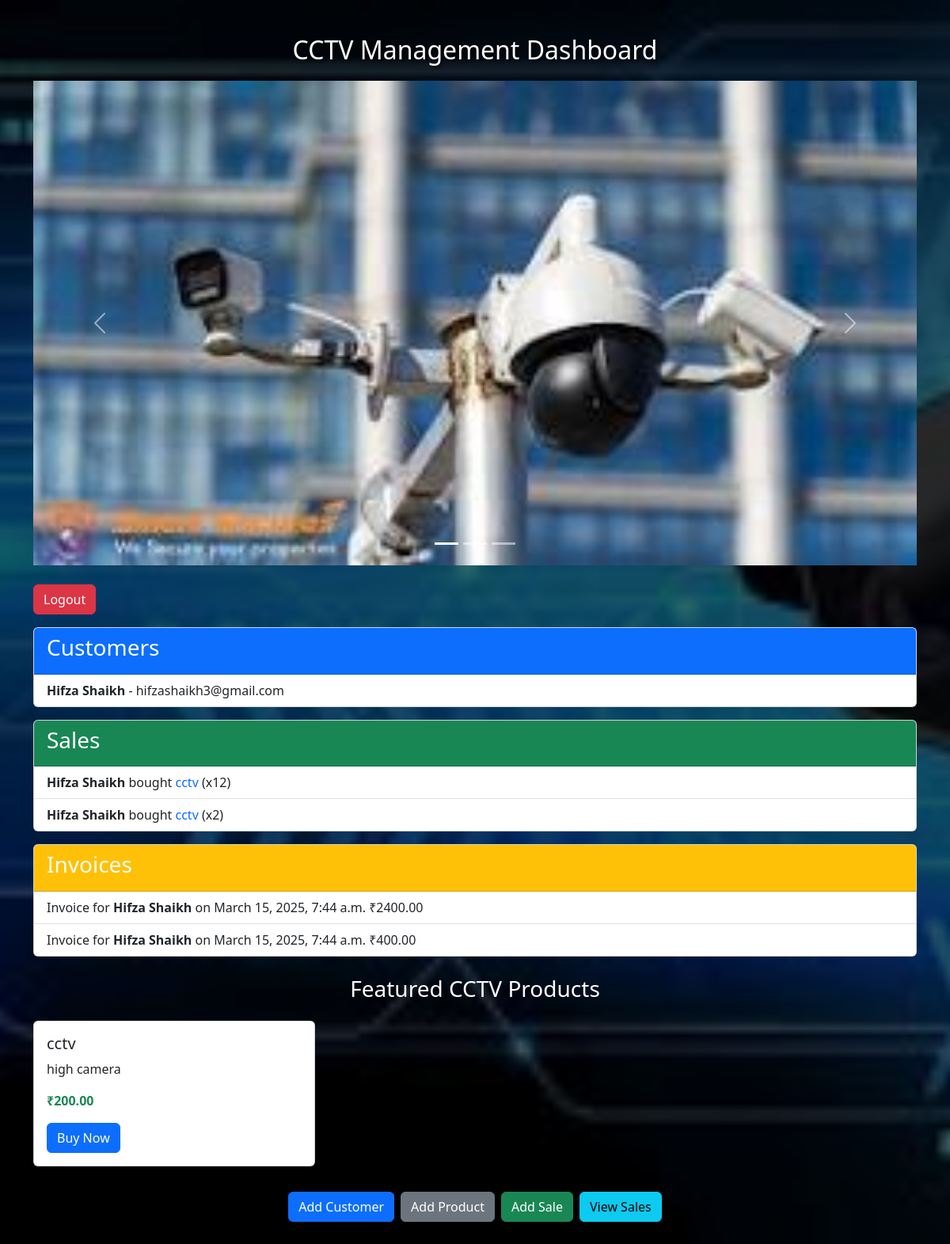
The page /dashboard/ (signed in) on the database its author committed.
### management/models.py (models this page shows, shortened)
class Customer(models.Model):
    name = models.CharField(max_length=255)
    email = models.EmailField(unique=True)
    phone = models.CharField(max_length=15)
    address = models.TextField()

class Sale(models.Model):
    customer = models.ForeignKey(Customer, on_delete=models.CASCADE)
    product = models.ForeignKey(Product, on_delete=models.CASCADE)
    quantity = models.IntegerField()
    sale_date = models.DateTimeField(auto_now_add=True)
    def total_price(self):
        return self.quantity * self.product.price

class Product(models.Model):
    name = models.CharField(max_length=255)
    description = models.TextField()
    price = models.DecimalField(max_digits=10, decimal_places=2)

class Invoice(models.Model):
    sale = models.ForeignKey(Sale, on_delete=models.CASCADE)
    invoice_date = models.DateTimeField(auto_now_add=True)

### management/views.py (the view)
# urls.py: path('dashboard/', dashboard, name='dashboard'),
@login_required
def dashboard(request):
    customers = Customer.objects.all()
    sales = Sale.objects.filter(id__isnull=False)
    invoices = Invoice.objects.all()
    p=Product.objects.all()
    return render(request, 'management/dashboard.html', {
        'customers': customers,
        'sales': sales,
        'invoices': invoices,
        'products':p
    })

### management/templates/management/dashboard.html (shortened to what this page needs)
<!DOCTYPE html>
<html lang="en">
<head>
    {% load static %}
    <link href="https://cdn.jsdelivr.net/npm/bootstrap@5.3.0/dist/css/bootstrap.min.css" rel="stylesheet">
</head>
<body>
<div class="overlay">
    <div class="container mt-4">
        <h2 class="dashboard-title">CCTV Management Dashboard</h2>
        <div id="cctvCarousel" class="carousel slide mb-4" data-bs-ride="carousel">
            <div class="carousel-indicators">
                <button type="button" data-bs-target="#cctvCarousel" data-bs-slide-to="0" class="active"></button>
                <button type="button" data-bs-target="#cctvCarousel" data-bs-slide-to="1"></button>
                <button type="button" data-bs-target="#cctvCarousel" data-bs-slide-to="2"></button>
            </div>
            <div class="carousel-inner">
                <div class="carousel-item active">
                    <img class="d-block w-100" alt="CCTV Security">
                </div>
            </div>
            <button class="carousel-control-prev" type="button" data-bs-target="#cctvCarousel" data-bs-slide="prev">
                <span class="carousel-control-prev-icon"></span>
            </button>
            <button class="carousel-control-next" type="button" data-bs-target="#cctvCarousel" data-bs-slide="next">
                <span class="carousel-control-next-icon"></span>
            </button>
        </div>
        <form method="post" action="{% url 'logout' %}" style="display: inline;">
            <button type="submit" class="btn btn-danger">Logout</button>
        </form>
        <div class="card my-3">
            <div class="card-header bg-primary text-white">
                <h3>Customers</h3>
            </div>
            <ul class="list-group list-group-flush">
                {% for customer in customers %}
                    <li class="list-group-item">
                        <strong>{{ customer.name }}</strong> - {{ customer.email }}
                    </li>
                {% empty %}
                    <li class="list-group-item text-muted">No customers available</li>
                {% endfor %}
            </ul>
        </div>
        <div class="card my-3">
            <div class="card-header bg-success text-white">
                <h3>Sales</h3>
            </div>
            <ul class="list-group list-group-flush">
                {% for sale in sales %}
                    <li class="list-group-item">
                        <strong>{{ sale.customer.name }}</strong> bought
                        <span class="text-primary">{{ sale.product.name }}</span> (x{{ sale.quantity }})
                    </li>
                {% empty %}
                    <li class="list-group-item text-muted">No sales recorded</li>
                {% endfor %}
            </ul>
        </div>
        <div class="card my-3">
            <div class="card-header bg-warning text-white">
                <h3>Invoices</h3>
            </div>
            <ul class="list-group list-group-flush">
                {% for invoice in invoices %}
                {% for sale in sales %}
                    <li class="list-group-item">
                        Invoice for <strong>{{ invoice.sale.customer.name }}</strong> on {{ invoice.invoice_date }} ₹{{ sale.total_price }}
                    </li>
                {% empty %}
                    <li class="list-group-item text-muted">No invoices available</li>
                {% endfor %}
                {% endfor %}
            </ul>
        </div>
        <h3 class="text-white text-center my-4">Featured CCTV Products</h3>
        <div class="row">
            {% for product in products %}
                <div class="col-md-4 mb-3">
                    <div class="card custom-card">
                          <div class="card-body">
                            <h5 class="card-title">{{ product.name }}</h5>
                            <p class="card-text">{{ product.description }}</p>
                            <p class="text-success"><strong>₹{{ product.price }}</strong></p>
                            <a href="{% url 'add_sale' %}" class="btn btn-primary">Buy Now</a>
                        </div>
                    </div>
                </div>
            {% empty %}
                <p class="text-white text-center">No products available</p>
            {% endfor %}
        </div>
        <div class="d-flex flex-wrap gap-2 justify-content-center my-3">
            <a href="{% url 'add_customer' %}" class="btn btn-primary">Add Customer</a>
            <a href="{% url 'add_product' %}" class="btn btn-secondary">Add Product</a>
            <a href="{% url 'add_sale' %}" class="btn btn-success">Add Sale</a>
            <a href="{% url 'view_sales' %}" class="btn btn-info">View Sales</a>
</div>
    </div>
</div>
</body>
</html>

### management/templates/management/dashboard.html (style rules this page uses)
body { background-size: cover; }
.overlay { background: rgba(0, 0, 0, 0.6); min-height: 100vh; padding: 20px; }
.dashboard-title { color: white; text-shadow: 2px 2px 4px rgba(0, 0, 0, 0.8); text-align: center; margin-bottom: 20px; }
.custom-card { transition: transform 0.3s ease-in-out; }

### rows shown on the page
Customer: name "Hifza Shaikh", email "hifzashaikh3@gmail.com"
Sale: customer.name "Hifza Shaikh", product.name "cctv", quantity "12", total_price "2400.00"
Sale: customer.name "Hifza Shaikh", product.name "cctv", quantity "2", total_price "400.00"
Invoice: sale.customer.name "Hifza Shaikh", invoice_date "March 15, 2025, 7:44 a.m."
Product: name "cctv", description "high camera", price "200.00"
